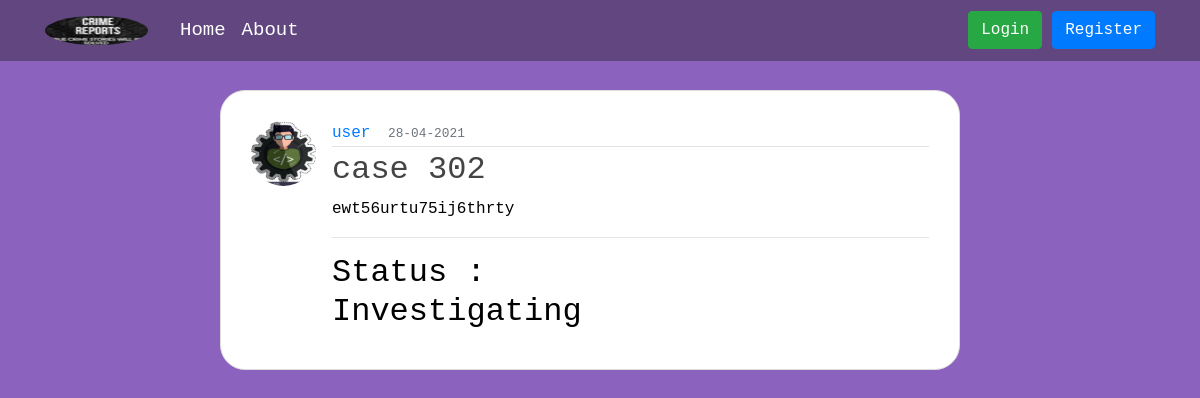
The page /report/2 on the database its author committed.
### report/models.py (models this page shows, shortened)
class User(db.Model , UserMixin):
    id = db.Column(db.Integer, primary_key=True)
    username = db.Column(db.String(50), unique=True, nullable=False)
    email = db.Column(db.String(150), unique=True, nullable=False)
    phone_no = db.Column(db.Integer , unique=True , nullable=False)
    image_file = db.Column(db.String(20), nullable=False, default='default.jpg')
    password = db.Column(db.String(60), nullable=False)
    reports = db.relationship('Report', backref='author', lazy=True)

class Report(db.Model):
    id = db.Column(db.Integer, primary_key=True)
    title = db.Column(db.String(100), nullable=False)
    date_reported = db.Column(db.DateTime, nullable=False, default=datetime.utcnow)
    content = db.Column(db.Text, nullable=False)
    user_id = db.Column(db.Integer, db.ForeignKey('user.id'), nullable=False)
    status  = db.Column(db.String(100) , nullable=False , default = 'Investigating')

### report/routes.py (the view)
@app.route("/report/<int:report_id>")
def report(report_id):
    report = Report.query.get_or_404(report_id)
    return render_template('report.html', title=report.title, report=report)

### report/templates/report.html (shortened to what this page needs)
{% extends "layout.html" %}
{% block content %}
  <article class="media content-section">
    <img class="rounded-circle article-img" src="{{ url_for('static', filename='images/' + report.author.image_file) }}">
    <div class="media-body">
      <div class="article-metadata">
        <a class="mr-2" href="{{ url_for('user_reports', username=report.author.username) }}">{{ report.author.username }}</a>
        <small class="text-muted">{{ report.date_reported.strftime('%d-%m-%Y') }}</small>
      </div>
      <h2 class="article-title">{{ report.title }}</h2>
      <p class="article-content">{{ report.content }}</p>
      <hr>
      <h2 style="color: #000;">Status :<br> {{ report.status }}</h2>
    </div>
  </article>
{% endblock content %}

### report/static/main.css (style rules this page uses)
* { margin: 0; padding: 0; }
body { background-color: #8c62bf; color: #000000; margin-top: 5rem; font-family:monospace; }
h1, h2, h3, h4, h5, h6 { color: #ffffff; }
.content-section { background: #ffffff; padding: 30px 30px; border: 1px solid #dddddd; border-radius: 25px; margin-bottom: 20px; }
.article-title { color: #444444; }
.article-content { white-space: pre-line; }
.article-img { height: 65px; width: 65px; margin-right: 16px; }
.article-metadata { padding-bottom: 1px; margin-bottom: 4px; border-bottom: 1px solid #e3e3e3 }

### rows shown on the page
User: image_file (placeholder picture), author.username "user"
Report: date_reported "28-04-2021", title "case 302", content "ewt56urtu75ij6thrty", status "Investigating"
